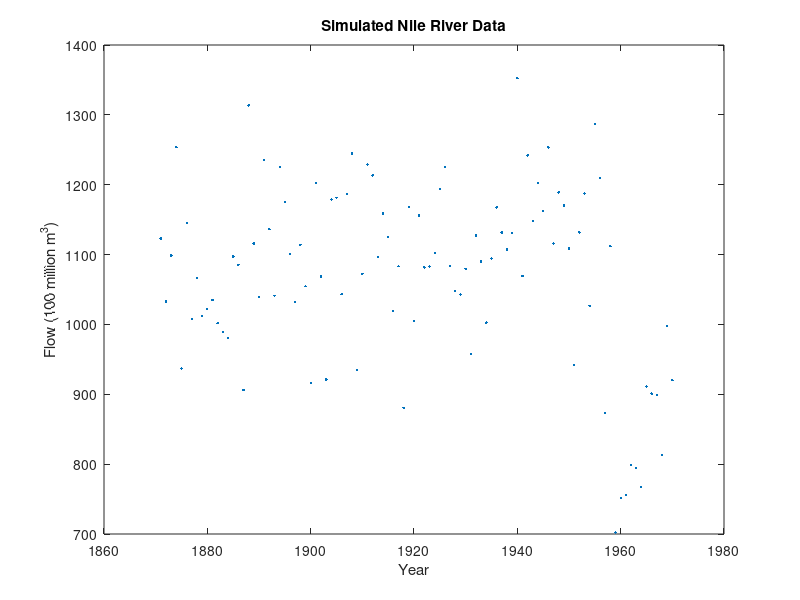

Source code (MATLAB): (Note: this script raises an error after producing the figure.)
%% Project3_Question2.m
%  code to see results from Project 3, Question 2
%  code to run EM algorithm is attached as a MATLAB function

%% Generate fake data to test algorithm, based on generative changepoint mixture model

% simulate changepoint data, Gaussian mixture
years = 1871:1970;
N = length(years);
Z = unidrnd(N-1,[1,1]);
mu1 = 1100;
mu2 = 800;
sigsquare = 100^2;

X = zeros(N,1);
X(1:Z) = normrnd(mu1,sqrt(sigsquare),[Z,1]);
X(Z+1:N) = normrnd(mu2,sqrt(sigsquare),[N-Z,1]);

figure;
plot(years,X,'.');title('Simulated Nile River Data');
xlabel('Year');ylabel('Flow (100 million m^3)');

fprintf('Changepoint at Year %d\n',years(Z));
fprintf('Mu before changepoint: %3.2f\n',mu1);
fprintf('Mu after changepoint: %3.2f\n',mu2);
fprintf('Process Standard Deviation: %3.2f\n\n',sqrt(sigsquare));

% run EM algorithm to estimate parameters from simulated data

[mu1est,mu2est,sigsquareEst,Zest] = GaussChangepointEM(X);

fprintf('Estimated changepoint at Year %d\n',years(round(Zest)));
fprintf('Estimated Mu before changepoint: %3.2f\n',mu1est);
fprintf('Estimated Mu after changepoint: %3.2f\n',mu2est);
fprintf('Estimated Process Standard Deviation: %3.2f\n\n',sqrt(sigsquareEst));

figure;plot(years,X,'.');title('Simulated Nile River Data with Estimated Model');
xlabel('Year');ylabel('Flow (100 million m^3)');

stdev = sqrt(sigsquareEst);
hold on;boundedline(years(1:Zest),mu1est.*ones(Zest,1),stdev.*ones(Zest,1),'c','alpha');
boundedline(years(Zest+1:N),mu2est.*ones(N-Zest,1),stdev.*ones(N-Zest,1),'m','alpha');

%% Simulated Data Results
% This algorithm works very well, correctly picking out the year of the
% changepoint and also accurately estimating the means and variance.

%% Load Nile dataset, fit changepoint mixture model with EM algorithm, Problem 2-D
data = csvread('Nile.dat',1);
years = 1871:1970;
N = length(years);

[mu1est,mu2est,sigsquareEst,Zest,piEst] = GaussChangepointEM(data);

fprintf('Parameter Inferences for Nile River Dataset\n');
fprintf('Estimated changepoint at Year %d\n',years(round(Zest)));
fprintf('Estimated Mu before changepoint: %3.2f\n',mu1est);
fprintf('Estimated Mu after changepoint: %3.2f\n',mu2est);
fprintf('Estimated Process Variance: %3.2f\n',sigsquareEst);

figure;plot(years,piEst);
title('Nile River Data Changepoint Probability');
xlabel('Year');ylabel('Probability of Being Changepoint');

figure;plot(years,data,'.');title('Nile River Data with Estimated Model');
xlabel('Year');ylabel('Flow (100 million m^3)');

stdev = sqrt(sigsquareEst);
hold on;boundedline(years(1:Zest),mu1est.*ones(Zest,1),stdev.*ones(Zest,1),'c','alpha');
boundedline(years(Zest+1:N),mu2est.*ones(N-Zest,1),stdev.*ones(N-Zest,1),'m','alpha');

%% Actual Nile River Data Results
% The algorithm predicts a changepoint occurred in the year 1898. The mean
% flow from 1871 to 1898 was estimated to be 1097.29 * 100 million cubic
% meters. The mean flow from 1899 to 1970 was estimated to be 850.72 * 100
% million cubic meters, a drop of about 25,000 million cubic meters. The
% year-to-year variability (standard deviation) in flow was estimated to be 
% 127.04 * 100 million cubic meters. What happened to the Nile?
